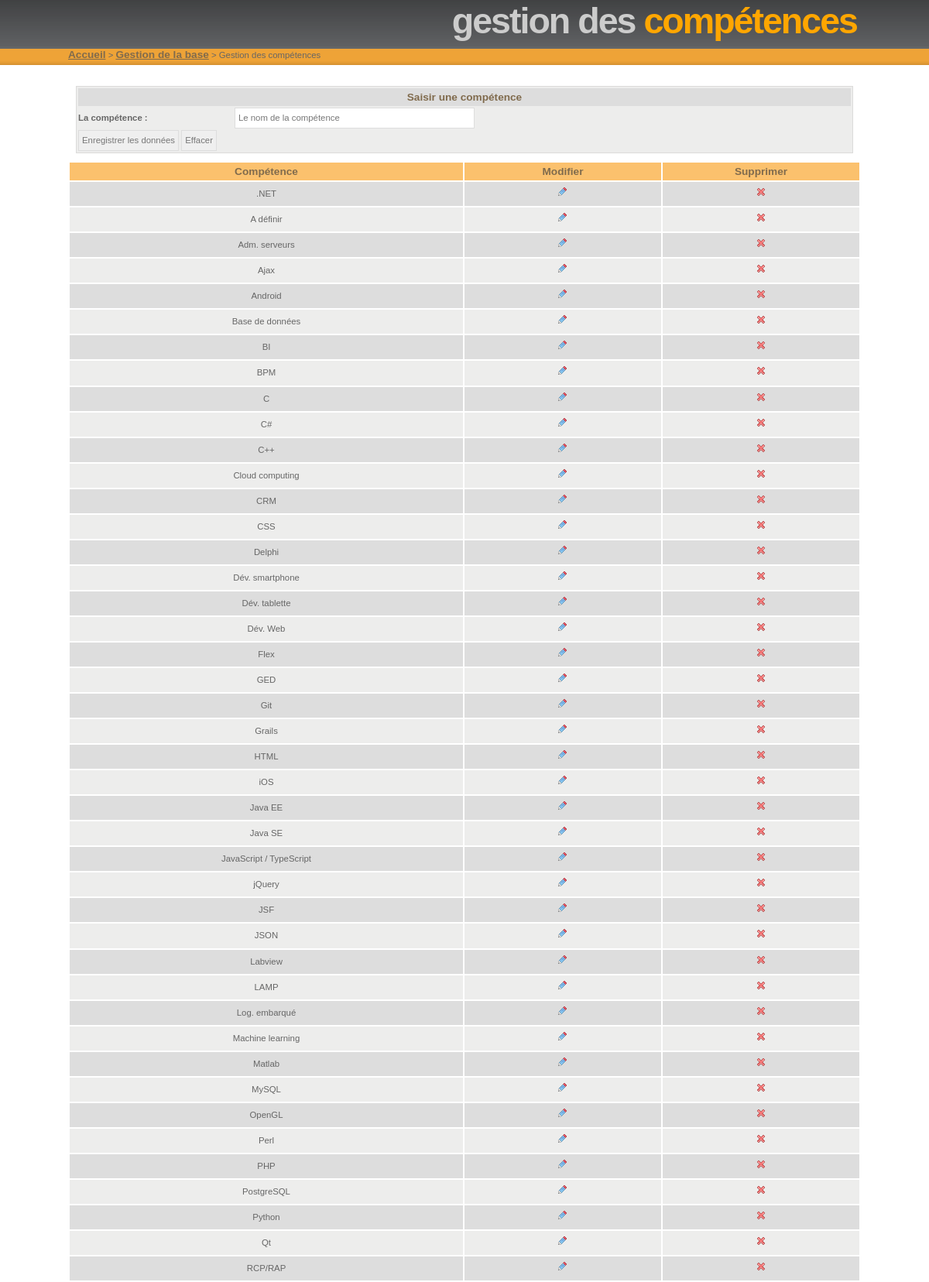
Screenshot of /gestion/entreprises/gestionCompetence.php (upper part) with the database file from the repository.
### tables this page shows
CREATE TABLE IF NOT EXISTS `competence` (
  `idcompetence` INT(10) NOT NULL AUTO_INCREMENT,
  `nomcompetence` VARCHAR(100) NOT NULL,
  PRIMARY KEY (`idcompetence`));

### classes/bdd/connec.inc (called while the page is built, shortened)
<?php
$tab2 = 'competence';
?>

### classes/bdd/Competence_BDD.php (called while the page is built, shortened)
<?php
class Competence_BDD {
    public static function listerCompetences() {
	global $db;
	global $tab2;
	$sql = "SELECT * FROM $tab2 ORDER BY nomcompetence ASC;";
	$result = $db->query($sql);
	$tabCompetences = array();
	if ($result) {
	    while ($competence = $result->fetch_array()) {
		$tab = array();
		array_push($tab, $competence["idcompetence"]);
		array_push($tab, $competence["nomcompetence"]);
		array_push($tabCompetences, $tab);
	    }
	}
	return $tabCompetences;
    }
}
?>

### classes/moteur/Competence.php (called while the page is built, shortened)
<?php
class Competence {
    var $identifiantBDD;
    var $nom;
    public function __construct($identifiant, $name) {
	$this->nom = $name;
	$this->identifiantBDD = $identifiant;
    }
    public function getIdentifiantBDD() {
	return $this->identifiantBDD;
    }
    public function getNom() {
	return $this->nom;
    }
    public static function listerCompetences() {
	$tabCompetences = array();
	$tabCompetenceString = Competence_BDD::listerCompetences();
	for ($i = 0; $i < sizeof($tabCompetenceString); $i++)
	    array_push($tabCompetences,
		    new Competence($tabCompetenceString[$i][0],
				   $tabCompetenceString[$i][1]));
	return $tabCompetences;
    }
}
?>

### classes/ihm/Competence_IHM.php (the view, shortened to what this page needs)
<?php
class Competence_IHM {
    public static function afficherFormulaireSaisie() {
	?>
	<FORM METHOD="POST" ACTION="">
	    <table>
		<tr id="entete2">
		    <td colspan=2>Saisir une compétence</td>
		</tr>
		<tr>
		    <th width="200">La compétence :</th>
		    <td>
			<input type="text" id='name' name="nomcompetence" value='Le nom de la compétence'>
		    </td>
		</tr>
		<tr>
		    <td colspan="2">
			<input type=submit value="Enregistrer les données">
			<input type=reset value="Effacer" onclick="effacer()">
		    </td>
		</tr>
	    </table>
	</FORM>
	<?php
    }
	?>
	<?php
    public static function afficherListeCompetenceAEditer() {
	$tabCompetences = Competence::listerCompetences();
	if (sizeof($tabCompetences) > 0) {
	    echo
	    "<table>
		<tr id='entete'>
		    <td width='20%'>Compétence</td>
		    <td width='10%' align='center'>Modifier</td>
		    <td width='10%' align='center'>Supprimer</td>
		</tr>";
	    for ($i = 0; $i < sizeof($tabCompetences); $i++) {
		$comp = $tabCompetences[$i];
		?>
		<tr class="ligne<?php echo $i % 2; ?>">
		    <td>
			<?php echo $comp->getNom(); ?>
		    </td>
		    <td align="center">
			<a href="gestionCompetence.php?action=mod&id=<?php echo $comp->getIdentifiantBDD(); ?>">
			    <img src="../../images/reply.png"/>
			</a>
		    </td>
		    <td align="center">
			<a href="gestionCompetence.php?action=sup&id=<?php echo $comp->getIdentifiantBDD(); ?>">
			    <img src="../../images/action_delete.png"/>
			</a>
		    </td>
		</tr>
		<?php
	    }
	    echo "</table>";
	    echo "<br/><br/>";
	} else {
	    echo "<br/><center>Aucune compétence n'a été trouvée.</center><br/>";
	}
    }
}
?>

### classes/ihm/Orange.css (style rules this page uses)
* { margin: 0; padding: 0; }
html { height: 100%; }
body { height: 100%; margin: 0; padding: 0; font: 71%/1.5em Verdana, 'Trebuchet MS', Arial, Sans-serif; background: url(../../images/headerbg.png) repeat-x; color: #666666; text-align: center; }
a { color: #EC981F; }
img { margin: 5px; border: 0; }
table { width: 100%; }
form { margin:10px; padding: 0; border: 1px solid #dcdbda; background-color: #ededec; }
input { padding: 4px; border:1px solid #ddd; font: normal 1em/1.5em Verdana, sans-serif; color:#777; }
input[type="text"] { width: 300px; }
#entete { background: #fbc16d; }
#entete td { font: bold 1.2em 'Trebuchet MS', Tahoma, Sans-serif; color: #806B4D; padding: 4px; }
#entete td, .ligne0 td, .ligne1 td { padding-left: 5px; padding-right: 5px; text-align: center; }
#entete2 { background: #DDDDDD; }
#entete2 td { font: bold 1.2em 'Trebuchet MS', Tahoma, Sans-serif; text-align: center; color: #806B4D; padding: 4px; }
#entete2 td, .ligne0 td, .ligne1 td { padding-left: 5px; padding-right: 5px; }
.ligne0 { background: #DDDDDD; }
.ligne1 { background: #ededec; }

### rows the page displays
competence: nomcompetence ".NET"
competence: nomcompetence "A définir"
competence: nomcompetence "Adm. serveurs"
competence: nomcompetence "Ajax"
competence: nomcompetence "Android"
competence: nomcompetence "Base de données"
competence: nomcompetence "BPM"
competence: nomcompetence "C++"
competence: nomcompetence "Cloud computing"
competence: nomcompetence "CRM"
competence: nomcompetence "CSS"
competence: nomcompetence "Delphi"
competence: nomcompetence "Dév. smartphone"
competence: nomcompetence "Dév. tablette"
competence: nomcompetence "Dév. Web"
competence: nomcompetence "Flex"
competence: nomcompetence "GED"
competence: nomcompetence "Git"
competence: nomcompetence "Grails"
competence: nomcompetence "HTML"
competence: nomcompetence "iOS"
competence: nomcompetence "Java EE"
competence: nomcompetence "Java SE"
competence: nomcompetence "JavaScript / TypeScript"
competence: nomcompetence "jQuery"
competence: nomcompetence "JSF"
competence: nomcompetence "JSON"
competence: nomcompetence "Labview"
competence: nomcompetence "LAMP"
competence: nomcompetence "Log. embarqué"
competence: nomcompetence "Machine learning"
competence: nomcompetence "Matlab"
competence: nomcompetence "MySQL"
competence: nomcompetence "OpenGL"
competence: nomcompetence "Perl"
competence: nomcompetence "PHP"
competence: nomcompetence "PostgreSQL"
competence: nomcompetence "Python"
competence: nomcompetence "RCP/RAP"

### other values shown
$titreGris "gestion des"
$titreOrange "compétences"
$liens[$i][1] "Accueil"
$liens[$i][1] "Gestion de la base"
$titreGris "Gestion des"
$comp->getNom() "BI"
$comp->getNom() "C"
$comp->getNom() "C#"
$comp->getNom() "Qt"
